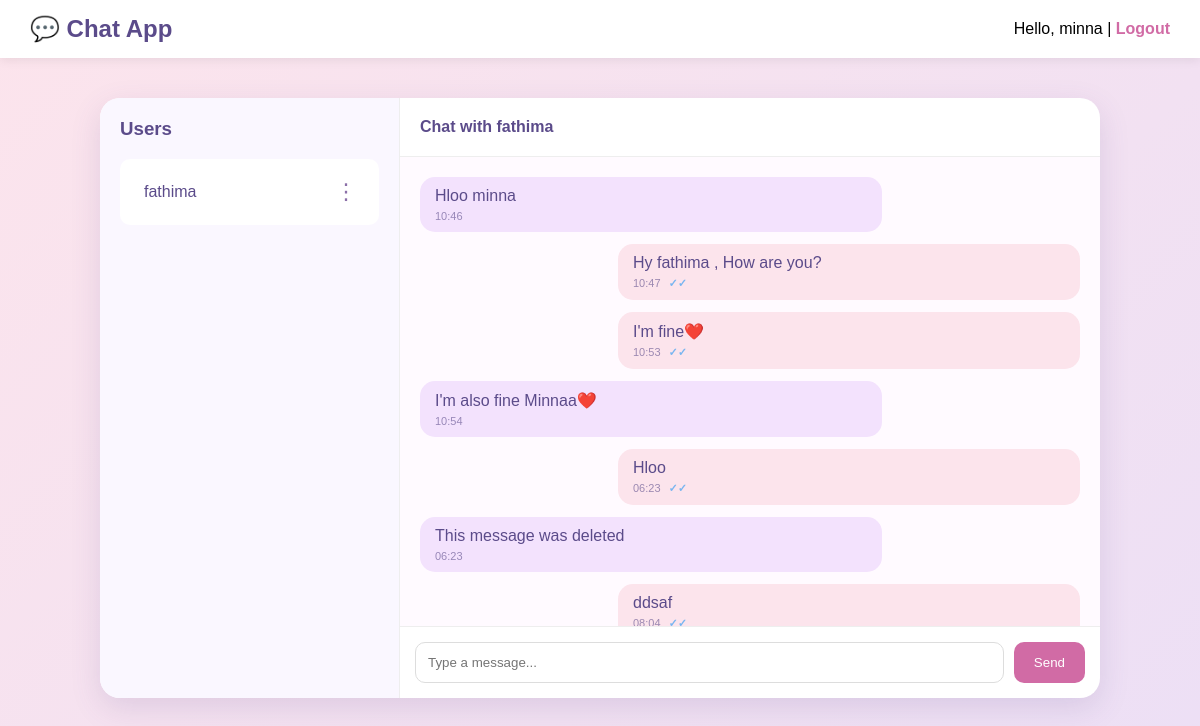
/chat/?user=2 (signed in), run on the app's committed database.
### chat/models.py (models this page shows, shortened)
class Message(models.Model):
    sender = models.ForeignKey(
        User,
        on_delete=models.CASCADE,
        related_name='sent_messages'
    )
    receiver = models.ForeignKey(
        User,
        on_delete=models.CASCADE,
        related_name='received_messages'
    )
    content = models.TextField()
    is_read = models.BooleanField(default=False)
    deleted_for_sender = models.BooleanField(default=False)
    deleted_for_receiver = models.BooleanField(default=False)
    is_deleted = models.BooleanField(default=False)
    replied_to = models.ForeignKey(
        'self',
        on_delete=models.SET_NULL,
        null=True,
        blank=True,
        related_name='replies'
    )
    created_at = models.DateTimeField(auto_now_add=True)
    class Meta:
        ordering = ['created_at']

### chat/views.py (the view)
# urls.py: path('', views.chat_home, name='index'),
@login_required
def chat_home(request):
    users = User.objects.exclude(id=request.user.id).annotate(
        unread_count=Count(
            'sent_messages',
            filter=Q(
                sent_messages__receiver=request.user,
                sent_messages__is_read=False
            )
        )
    )
    selected_user_id = request.GET.get('user')
    selected_user = None
    messages = []
    if selected_user_id:
        selected_user = get_object_or_404(User, id=selected_user_id)
        Message.objects.filter(
            sender=selected_user,
            receiver=request.user,
            is_read=False
        ).update(is_read=True)
        messages = Message.objects.filter(
            Q(sender=request.user, receiver=selected_user) |
            Q(sender=selected_user, receiver=request.user)
        )
    return render(request, 'chat/chat_room.html', {
        'users': users,
        'selected_user': selected_user,
        'messages': messages,
    })

### templates/chat/chat_room.html (shortened to what this page needs)
<!DOCTYPE html>
<html lang="en">
<head>
</head>
<body>
    <div class="navbar">
        <h2>💬 Chat App</h2>
        <div>
            Hello, {{ request.user.username }} |
            <a href="{% url 'accounts:logout' %}" class="logout">Logout</a>
        </div>
    </div>
    <div class="container {% if selected_user %}chat-open{% endif %}">
        <div class="users">
            <h3>Users</h3>
            {% for user in users %}
            <div class="user">
                <a href="?user={{ user.id }}" class="user-link">
                    <span>{{ user.username }}</span>
                </a>
                <button class="user-menu-btn" type="button" data-user-id="{{ user.id }}"
                    onclick="showUserMenu(event, this.dataset.userId)">
                    ⋮
                </button>
            </div>
            {% endfor %}
        </div>
        <div class="chat">
            {% if selected_user %}
            <div class="chat-header">
                <span>
                    Chat with {{ selected_user.username }}
                </span>
            </div>
            <div class="messages" id="messages">
                {% for message in messages %}
                <div class="message {% if message.sender == request.user %}me{% endif %}">
                    {{ message.content }}
                    <span class="time">
                        {{ message.created_at|date:"H:i" }}
                        {% if message.sender == request.user %}
                        {% if message.is_read %}
                        <span class="ticks read">✓✓</span>
                        {% else %}
                        <span class="ticks">✓</span>
                        {% endif %}
                        {% endif %}
                    </span>
                </div>
                {% endfor %}
            </div>
            <form class="input-area" id="messageForm">
                <input type="text" id="messageInput" placeholder="Type a message..." required>
                <button type="submit">Send</button>
            </form>
            {% else %}
            <div class="empty">
                <h2>Select a user 💬</h2>
                <p>Choose a user from the left to start chatting.</p>
            </div>
            {% endif %}
        </div>
    </div>
</body>
</html>

### templates/chat/chat_room.html (style rules this page uses)
* { box-sizing: border-box; }
body { margin: 0; font-family: Arial, sans-serif; background: linear-gradient(135deg, #fce4ec, #e8def8); min-height: 100vh; }
.navbar { background: white; padding: 15px 30px; display: flex; justify-content: space-between; align-items: center; box-shadow: 0 2px 10px rgba(0, 0, 0, 0.08); }
.navbar h2 { margin: 0; color: #5b4b8a; }
.logout { text-decoration: none; color: #d16ba5; font-weight: bold; }
.container { width: 90%; max-width: 1000px; height: 600px; margin: 40px auto; background: white; border-radius: 20px; overflow: hidden; display: flex; box-shadow: 0 10px 30px rgba(91, 75, 138, 0.15); }
.users { width: 30%; background: #faf7ff; padding: 20px; border-right: 1px solid #eee; }
.users h3 { color: #5b4b8a; margin-top: 0; }
.user { display: flex; justify-content: space-between; align-items: center; padding: 12px; margin: 8px 0; border-radius: 10px; text-decoration: none; color: #5b4b8a; background: white; }
.chat { width: 70%; display: flex; flex-direction: column; }
.chat-header { padding: 20px; border-bottom: 1px solid #eee; color: #5b4b8a; font-weight: bold; }
.messages { flex: 1; padding: 20px; overflow-y: auto; background: #fffaff; }
.message { margin-bottom: 12px; padding: 10px 15px; border-radius: 15px; max-width: 70%; background: #f3e2fd; color: #5b4b8a; }
.message.me { margin-left: auto; background: #fce4ec; }
.time { font-size: 11px; opacity: 0.6; display: block; margin-top: 5px; }
.input-area { display: flex; padding: 15px; border-top: 1px solid #eee; gap: 10px; }
.input-area input { flex: 1; padding: 12px; border: 1px solid #ddd; border-radius: 10px; outline: none; }
.input-area button { border: none; padding: 12px 20px; border-radius: 10px; background: #d16ba5; color: white; cursor: pointer; }
.ticks { margin-left: 5px; font-weight: bold; }
.ticks.read { color: #2196f3; }
.message { position: relative; }
.user { position: relative; display: flex; align-items: center; justify-content: space-between; }
.user-link { flex: 1; text-decoration: none; color: #5b4b8a; padding: 12px; }
.user-menu-btn { border: none; background: transparent; color: #8b6fa8; font-size: 22px; cursor: pointer; padding: 5px 10px; }

### data on the page
Message: content "Hloo minna", created_at "10:46"
Message: content "Hy fathima , How are you?", created_at "10:47"
Message: content "I'm fine❤️", created_at "10:53"
Message: content "I'm also fine Minnaa❤️", created_at "10:54"
Message: content "Hloo", created_at "06:23"
Message: content "This message was deleted", created_at "06:23"
Message: content "ddsaf", created_at "08:04"

### other printed values
{{ request.user.username }} "minna"
{{ user.username }} "fathima"
{{ selected_user.username }} "fathima"
